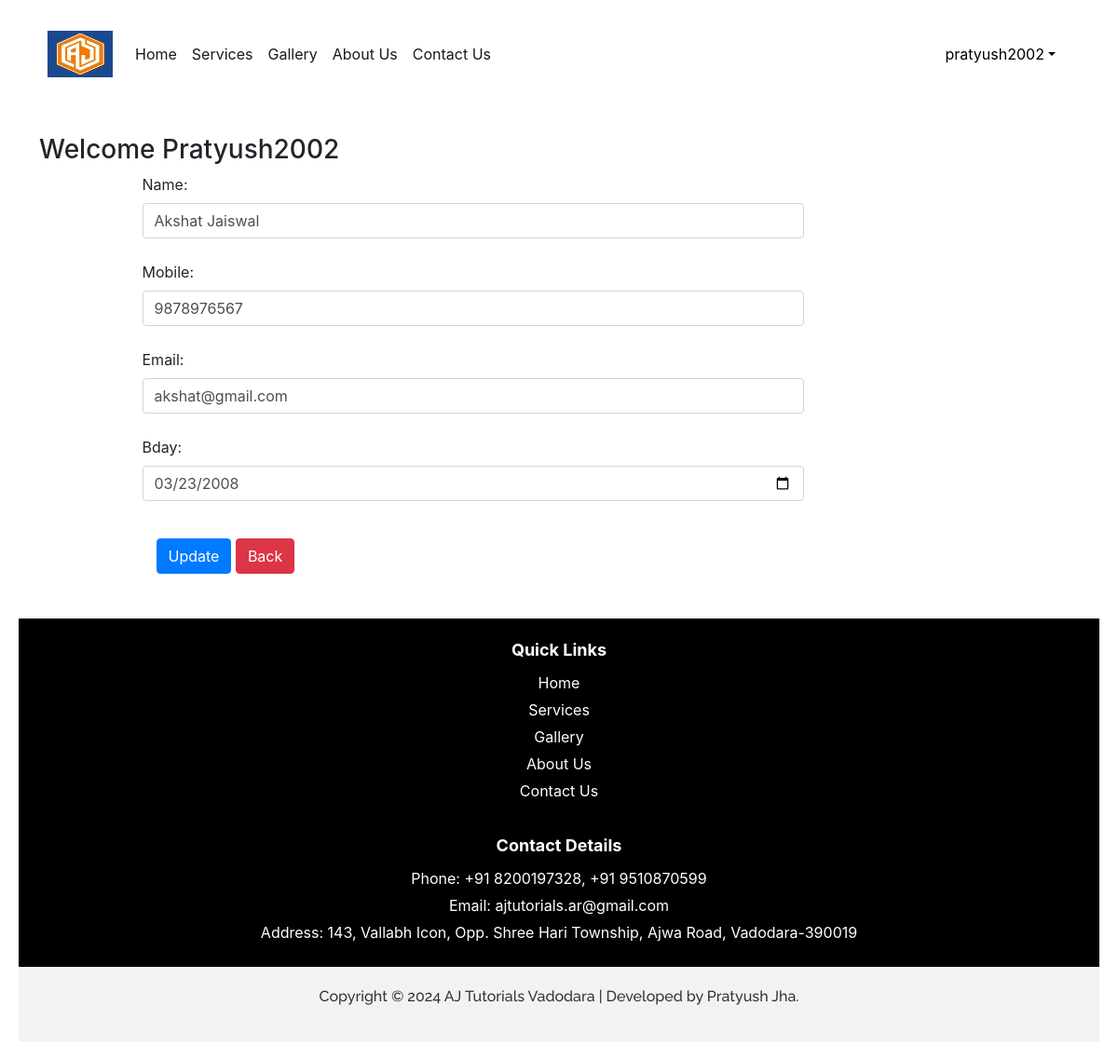
Page /updateData/2 (signed in) on the committed database.
### coachingapp/models.py (models this page shows, shortened)
class Customer(models.Model):
    user=models.ForeignKey(User,on_delete=models.CASCADE)
    name=models.CharField(max_length=40)
    mobile=models.IntegerField(
        validators=[
            MinValueValidator(0000000000),
            MaxValueValidator(9999999999)
        ]
    )
    email=models.EmailField(max_length=50)
    bday = models.DateField(null=True, blank=True)

### coachingapp/views.py (the view, shortened to what this page needs)
# urls.py: path("updateData/<int:pk>",views.updateData.as_view(),name="updateData"),
@method_decorator(login_required,name='dispatch')
class updateData(View):
    def get(self,request,pk):
        dat=Customer.objects.get(pk=pk)
        form=CustomerProfileForm(instance=dat)
        return render(request,"updateData.html",locals())

### coachingapp/forms.py
class CustomerProfileForm(forms.ModelForm):
    class Meta:
        model=Customer
        fields=['name','mobile','email','bday']
        widgets={
            'name':forms.TextInput(attrs={'class':'form-control'}),
            'mobile':forms.NumberInput(attrs={'class':'form-control'}),
            'email':forms.EmailInput(attrs={'class':'form-control'}),
            'bday': forms.DateInput(attrs={'class':'form-control', 'type':'date'}),
        }

### coachingapp/templates/updateData.html (shortened to what this page needs)
{% extends 'base.html' %}
{% load static %}
{% block update-content %}
 <div class="container my-5">
    <div class="row">
        <h3>Welcome <span class="text-capitalize">{{request.user}}</span></h3>
    </div>
    <div class="col-sm-8 offset-sm-1">
        <form action="" method="post">
           {% for fm in form %}
               {{fm.label_tag}} {{fm}} <small class="text-danger">{{fm.errors|striptags}}</small><br>
           {% endfor %}
           <div class="col-12 mt-3">
             <button type="submit" class="btn btn-primary">Update</button>
             <a href="{% url 'data' %}" type="button" class="btn btn-danger">Back</a>
           </div>
        </form>
    </div>
</div>
{% endblock update-content %}

### coachingapp/templates/base.html (shortened to what this page needs)
<!DOCTYPE html>
<html lang="en">
{% load static %}
<head>
  <link href="https://cdn.jsdelivr.net/npm/bootstrap@5.3.0-alpha2/dist/css/bootstrap.min.css" rel="stylesheet">
  <link href="https://cdn.jsdelivr.net/npm/bootstrap@5.3.0/dist/css/bootstrap.min.css" rel="stylesheet">
  <link rel="stylesheet" href="{% static 'css/styles.css' %}">
  <link href="https://cdn.jsdelivr.net/npm/bootstrap@5.3.0-alpha1/dist/css/bootstrap.min.css" rel="stylesheet">
</head>
<body>
  <nav class="navbar navbar-expand-lg navbar-light cool-navbar">
    <div class="container-fluid">
      <a class="navbar-brand" href="#">
        <img src="{% static "images/aj_tutorial_logo.jpg" %}" width="70" height="50"/>
      </a>
      <div class="collapse navbar-collapse" id="navbarSupportedContent">
        <ul class="navbar-nav me-auto mb-2 mb-lg-0">
          {% if request.user.is_authenticated %}
          <li class="nav-item">
            <a class="nav-link active" aria-current="page" href="{% url 'home' %}">Home</a>
          </li>
          <li class="nav-item">
            <a class="nav-link active" aria-current="page" href="{% url 'services' %}">Services</a>
          </li>
          <li class="nav-item">
            <a class="nav-link active" href="{% url 'gallery' %}">Gallery</a>
          </li>
          <li class="nav-item">
            <a class="nav-link active" href="{% url 'about' %}">About Us</a>
          </li>
          <li class="nav-item">
            <a class="nav-link active" href="{% url 'contact' %}">Contact Us</a>
          </li>
        </ul>
      </div>
      <ul class="navbar-nav me-auto mb-2 mb-lg-0">
        <li class="nav-item dropdown mx-2">
          <a class="nav-link dropdown-toggle text-black" href="#"
          id="profileDropdown" role="button" data-bs-toggle="dropdown" aria-expanded="false">{{request.user}}</a>
        </li>
        {% endif %}
      </ul>
    </div>
  </nav>
  {% block update-content %}{% endblock update-content %}
  <div class="black-box">
    <div class="section-heading">Quick Links</div>
    <div class="link-item"><a href="{% url 'home' %}">Home</a></div>
    <div class="link-item"><a href="{% url 'services' %}">Services</a></div>
    <div class="link-item"><a href="{% url 'gallery' %}">Gallery</a></div>
    <div class="link-item"><a href="{% url 'about' %}">About Us</a></div>
    <div class="link-item"><a href="{% url 'contact' %}">Contact Us</a></div>
    <hr>
    <div class="section-heading">Contact Details</div>
    <div class="contact-item">Phone: +91 8200197328, +91 9510870599</div>
    <div class="contact-item">Email: ajtutorials.ar@gmail.com</div>
    <div class="contact-item">Address: 143, Vallabh Icon, Opp. Shree Hari Township, Ajwa Road, Vadodara-390019</div>
  </div>
  <footer class="footer">
    <div class="container">
      <p>Copyright © 2024 AJ Tutorials Vadodara | Developed by Pratyush Jha.</p>
    </div>
  </footer>
  <link rel="stylesheet" href="https://maxcdn.bootstrapcdn.com/bootstrap/4.0.0/css/bootstrap.min.css">
  <link rel="stylesheet" href="https://stackpath.bootstrapcdn.com/bootstrap/4.3.1/css/bootstrap.min.css">
</body>
</html>

### coachingapp/static/css/styles.css (style rules this page uses)
@media only screen and (min-width: 601px) { body { font-size: 18px; padding: 20px; } }

### coachingapp/templates/base.html (style rules this page uses)
.cool-navbar { background-color: #ffffff; color: #ffffff; }
.black-box { background-color: #000; color: #fff; padding: 20px; text-align: center; margin: 50px auto; margin-top: 20px; width: 100%; margin-bottom: 0%; }
.section-heading { font-weight: bold; font-size: 18px; margin-bottom: 10px; }
.link-item, .contact-item { margin-bottom: 5px; }
.link-item a { color: #fff; text-decoration: none; }
hr { border: none; border-top: 1px solid #fff; margin: 10px auto; width: 80%; }
.footer { background-color: #f2f2f2; color: #333; padding: 20px; text-align: center; font-family: 'Raleway', sans-serif; font-weight:500; }

### rows in the picture
Customer: form "Akshat Jaiswal" "9878976567" "akshat@gmail.com" "03/23/2008"

### other values in the picture
{{ request.user }} "pratyush2002"
{{ request.user }} "Pratyush2002"
{{ fm.label_tag }} "Name:" "Mobile:" "Email:" "Bday:"
